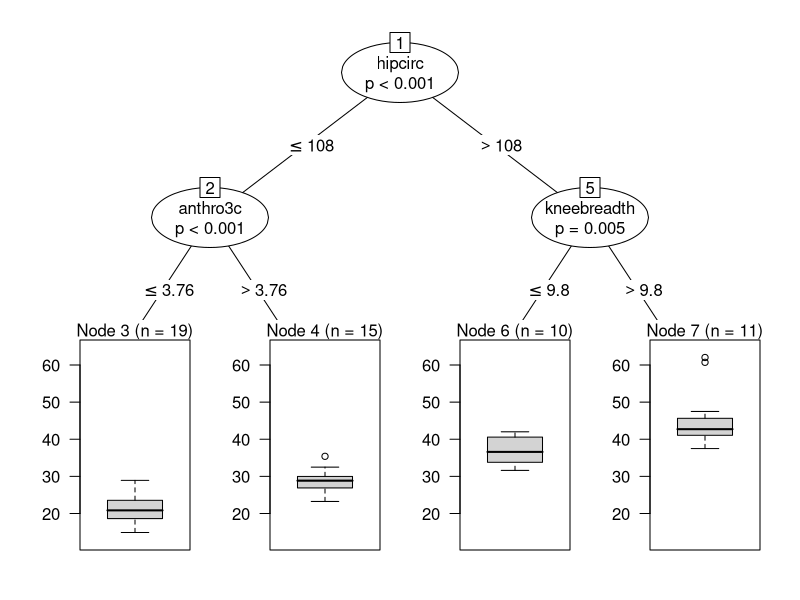
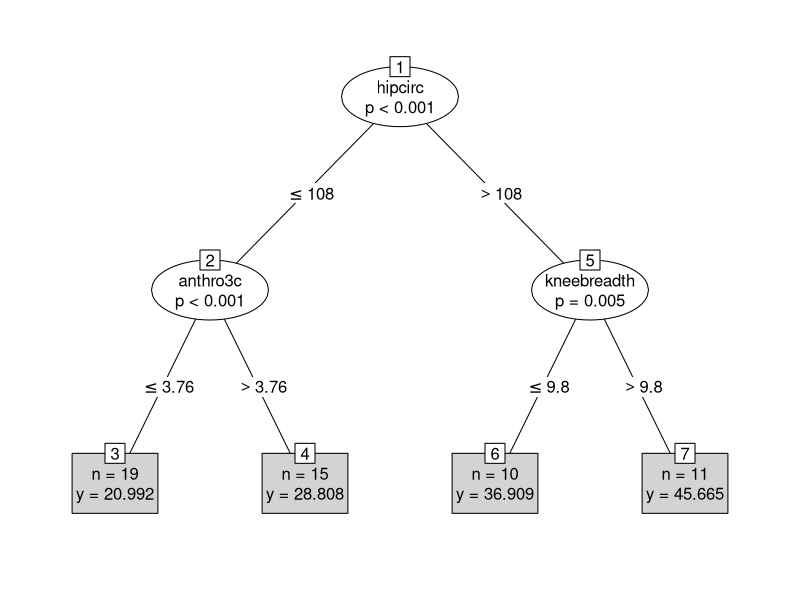
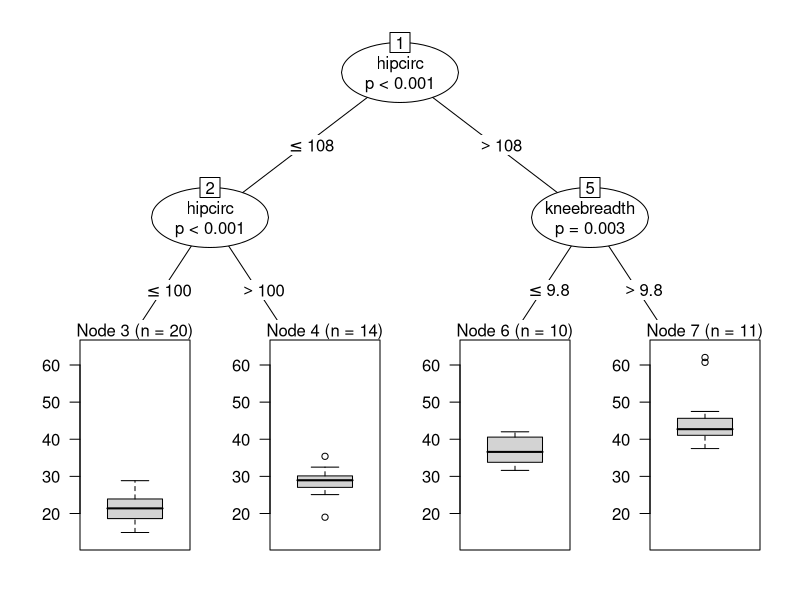
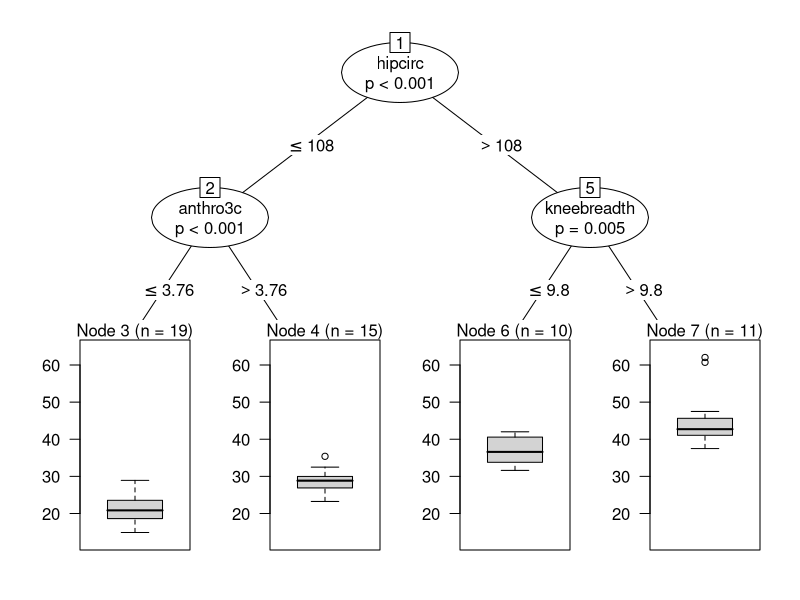
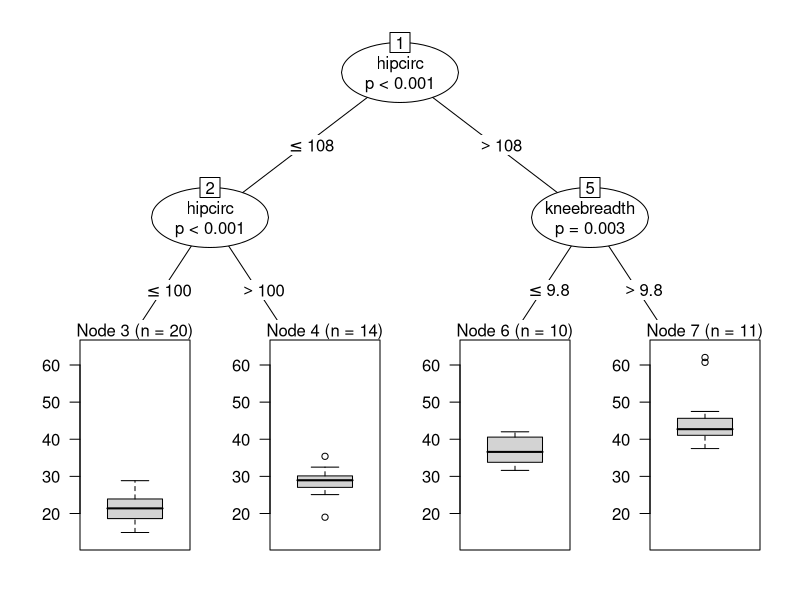

Recreate these plots in R, in order.
data("bodyfat", package="TH.data")
?bodyfat

head(bodyfat)
summary(bodyfat)

names(bodyfat)

ind <- sample(x=c(1,2), size = nrow(bodyfat), replace = T, prob = c(.8, .2))

training.set <- bodyfat[ind==1,]
test.set <- bodyfat[ind==2,]

library('party')
library('rpart')
names(bodyfat)

# Formula 1

formula.1 <- DEXfat ~ age + waistcirc + hipcirc + elbowbreadth + kneebreadth + anthro3a + anthro3b + anthro3c + anthro4
class(formula.1)

bodyfat.ctree <- ctree(formula = formula.1, data = training.set)
class(bodyfat.ctree)

plot(bodyfat.ctree)
attributes(bodyfat.ctree)
plot(bodyfat.ctree, type = "simple")

setwd("/Users/luisp/Documents/advanced-databases-course/classification-trees")
getwd()
dev <- png(filename = "cart_bodyfat1_tec20.jpg", width = 1500, height = 1000)
plot(bodyfat.ctree)
dev.off()

# Formula 2

formula.2 <- DEXfat ~ age + waistcirc + hipcirc + elbowbreadth + kneebreadth

bodyfat.ctree.2 <- ctree(formula = formula.2, data = training.set)

plot(bodyfat.ctree.2)

setwd("/Users/luisp/Documents/advanced-databases-course/classification-trees")
getwd()
dev <- png(filename = "cart_bodyfat2_tec20.jpg", width = 1500, height = 1000)
plot(bodyfat.ctree.2)
dev.off()
